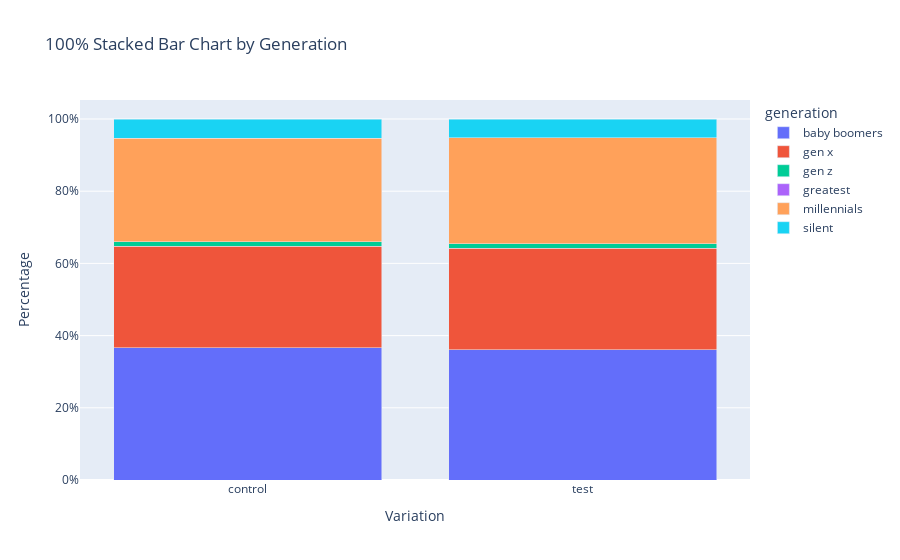
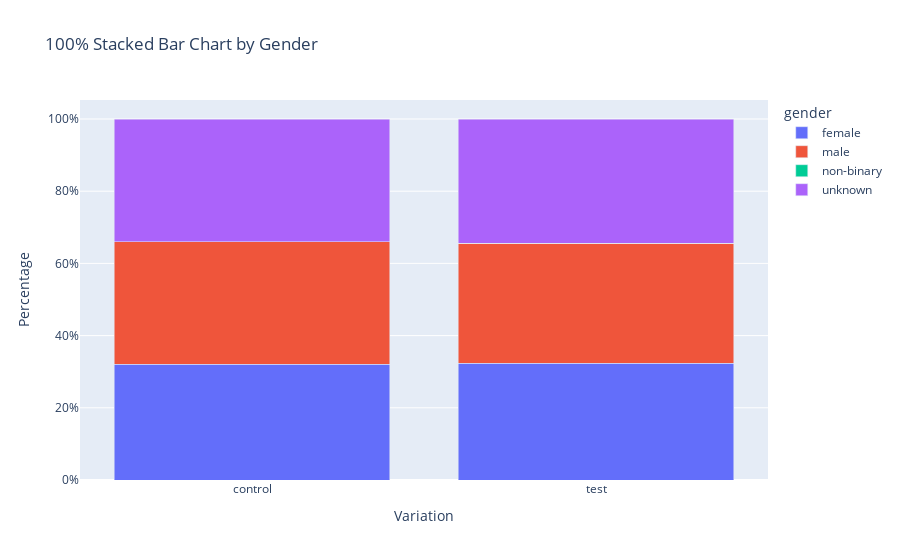
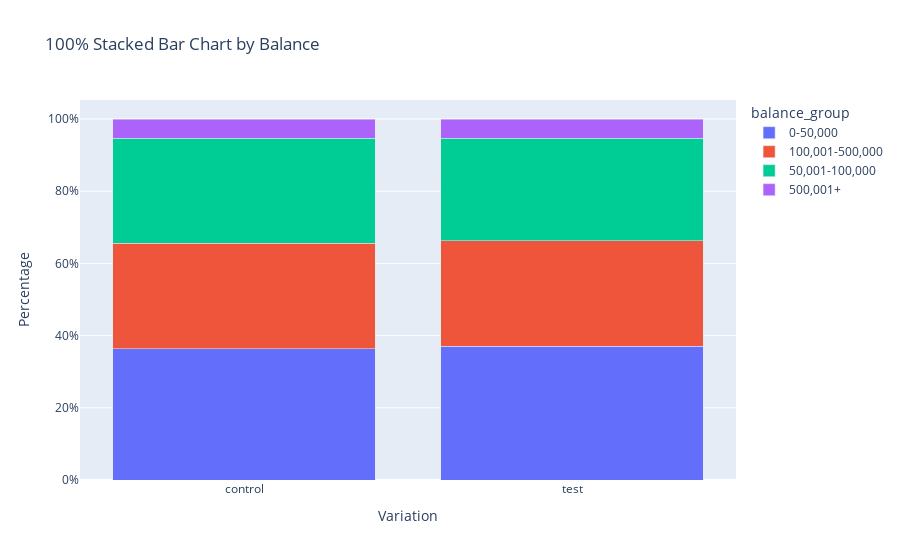
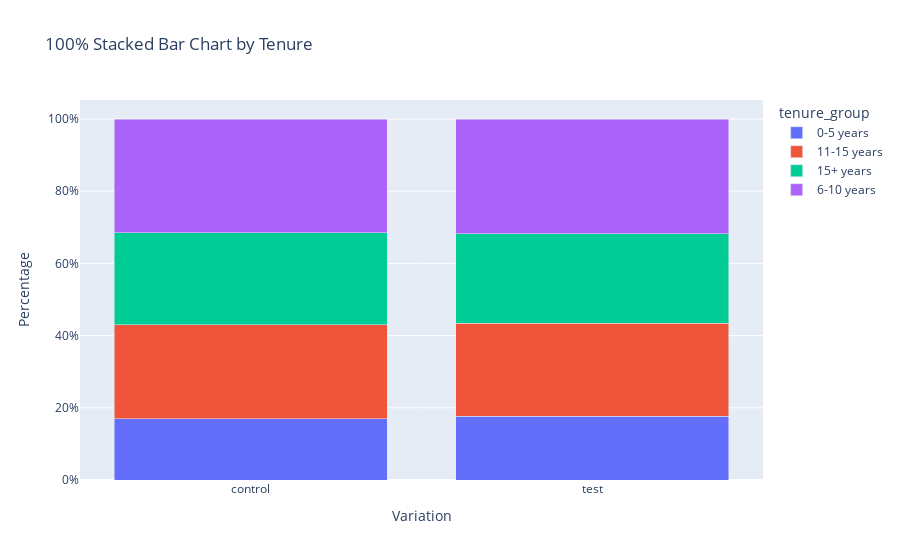

Source (notebook cell) for these figures, in order:
### Code cell
# Define a function to create the 100% stacked bar chart
def create_stacked_bar_chart(crosstab_df, id_var, value_var, title):
    # Convert the crosstab DataFrame to long format
    long_df = crosstab_df.reset_index().melt(id_vars='variation', var_name=id_var, value_name='percentage')

    # Create the 100% stacked bar chart using Plotly Express
    fig = px.bar(
        long_df,
        x='variation',
        y='percentage',
        color=id_var,
        title=title,
        labels={'percentage': 'Percentage', 'variation': 'Variation'},
    )

    # Update layout for better formatting
    fig.update_layout(
        yaxis_tickformat='.0%',
        xaxis=dict(title='Variation'),
        yaxis=dict(title='Percentage'),
        height=400,
        barmode='stack'
    )

    return fig

# Create the charts
generation = create_stacked_bar_chart(var_generation_crosstab, 'generation', 'percentage', '100% Stacked Bar Chart by Generation')
gender = create_stacked_bar_chart(var_gender_crosstab, 'gender', 'percentage', '100% Stacked Bar Chart by Gender')
balance = create_stacked_bar_chart(var_balance_crosstab, 'balance_group', 'percentage', '100% Stacked Bar Chart by Balance')
tenure = create_stacked_bar_chart(var_tenure_crosstab, 'tenure_group', 'percentage', '100% Stacked Bar Chart by Tenure')
call_rate = create_stacked_bar_chart(var_call_crosstab, 'call_rate', 'percentage', '100% Stacked Bar Chart by Call Rate')
online_activity = create_stacked_bar_chart(var_online_crosstab, 'online_activity_level', 'percentage', '100% Stacked Bar Chart by Online Activity')

generation.show()
gender.show()
balance.show()
tenure.show()
call_rate.show()
online_activity.show()


# SUMMARY
# The test and control group are comparable across all categories

### Figure 1 — Plotly figure (JSON) as saved in the notebook; plotly's stock layout.template omitted (floating-point values rounded to 4 significant figures)
{"data": [{"alignmentgroup": "True", "hovertemplate": "generation=baby boomers<br>Variation=%{x}<br>Percentage=%{y}<extra></extra>", "legendgroup": "baby boomers", "marker": {"color": "#636efa", "pattern": {"shape": ""}}, "name": "baby boomers", "offsetgroup": "baby boomers", "orientation": "v", "showlegend": true, "textposition": "auto", "type": "bar", "x": ["control", "test"], "xaxis": "x", "y": [0.3661, 0.3612], "yaxis": "y"}, {"alignmentgroup": "True", "hovertemplate": "generation=gen x<br>Variation=%{x}<br>Percentage=%{y}<extra></extra>", "legendgroup": "gen x", "marker": {"color": "#EF553B", "pattern": {"shape": ""}}, "name": "gen x", "offsetgroup": "gen x", "orientation": "v", "showlegend": true, "textposition": "auto", "type": "bar", "x": ["control", "test"], "xaxis": "x", "y": [0.2816, 0.2804], "yaxis": "y"}, {"alignmentgroup": "True", "hovertemplate": "generation=gen z<br>Variation=%{x}<br>Percentage=%{y}<extra></extra>", "legendgroup": "gen z", "marker": {"color": "#00cc96", "pattern": {"shape": ""}}, "name": "gen z", "offsetgroup": "gen z", "orientation": "v", "showlegend": true, "textposition": "auto", "type": "bar", "x": ["control", "test"], "xaxis": "x", "y": [0.01169, 0.01224], "yaxis": "y"}, {"alignmentgroup": "True", "hovertemplate": "generation=greatest<br>Variation=%{x}<br>Percentage=%{y}<extra></extra>", "legendgroup": "greatest", "marker": {"color": "#ab63fa", "pattern": {"shape": ""}}, "name": "greatest", "offsetgroup": "greatest", "orientation": "v", "showlegend": true, "textposition": "auto", "type": "bar", "x": ["control", "test"], "xaxis": "x", "y": [0.0007651, 0.001039], "yaxis": "y"}, {"alignmentgroup": "True", "hovertemplate": "generation=millennials<br>Variation=%{x}<br>Percentage=%{y}<extra></extra>", "legendgroup": "millennials", "marker": {"color": "#FFA15A", "pattern": {"shape": ""}}, "name": "millennials", "offsetgroup": "millennials", "orientation": "v", "showlegend": true, "textposition": "auto", "type": "bar", "x": ["control", "test"], "xaxis": "x", "y": [0.2862, 0.2935], "yaxis": "y"}, {"alignmentgroup": "True", "hovertemplate": "generation=silent<br>Variation=%{x}<br>Percentage=%{y}<extra></extra>", "legendgroup": "silent", "marker": {"color": "#19d3f3", "pattern": {"shape": ""}}, "name": "silent", "offsetgroup": "silent", "orientation": "v", "showlegend": true, "textposition": "auto", "type": "bar", "x": ["control", "test"], "xaxis": "x", "y": [0.0536, 0.05152], "yaxis": "y"}], "layout": {"autosize": true, "barmode": "stack", "legend": {"title": {"text": "generation"}, "tracegroupgap": 0}, "title": {"text": "100% Stacked Bar Chart by Generation"}, "xaxis": {"anchor": "y", "autorange": true, "domain": [0, 1], "range": [-0.5, 1.5], "title": {"text": "Variation"}, "type": "category"}, "yaxis": {"anchor": "x", "autorange": true, "domain": [0, 1], "range": [0, 1.053], "tickformat": ".0%", "title": {"text": "Percentage"}, "type": "linear"}}}

### Figure 2 — Plotly figure (JSON) as saved in the notebook; plotly's stock layout.template omitted (floating-point values rounded to 4 significant figures)
{"data": [{"alignmentgroup": "True", "hovertemplate": "gender=female<br>Variation=%{x}<br>Percentage=%{y}<extra></extra>", "legendgroup": "female", "marker": {"color": "#636efa", "pattern": {"shape": ""}}, "name": "female", "offsetgroup": "female", "orientation": "v", "showlegend": true, "textposition": "auto", "type": "bar", "x": ["control", "test"], "xaxis": "x", "y": [0.3206, 0.3233], "yaxis": "y"}, {"alignmentgroup": "True", "hovertemplate": "gender=male<br>Variation=%{x}<br>Percentage=%{y}<extra></extra>", "legendgroup": "male", "marker": {"color": "#EF553B", "pattern": {"shape": ""}}, "name": "male", "offsetgroup": "male", "orientation": "v", "showlegend": true, "textposition": "auto", "type": "bar", "x": ["control", "test"], "xaxis": "x", "y": [0.3388, 0.333], "yaxis": "y"}, {"alignmentgroup": "True", "hovertemplate": "gender=non-binary<br>Variation=%{x}<br>Percentage=%{y}<extra></extra>", "legendgroup": "non-binary", "marker": {"color": "#00cc96", "pattern": {"shape": ""}}, "name": "non-binary", "offsetgroup": "non-binary", "orientation": "v", "showlegend": true, "textposition": "auto", "type": "bar", "x": ["control", "test"], "xaxis": "x", "y": [0, 7.418e-05], "yaxis": "y"}, {"alignmentgroup": "True", "hovertemplate": "gender=unknown<br>Variation=%{x}<br>Percentage=%{y}<extra></extra>", "legendgroup": "unknown", "marker": {"color": "#ab63fa", "pattern": {"shape": ""}}, "name": "unknown", "offsetgroup": "unknown", "orientation": "v", "showlegend": true, "textposition": "auto", "type": "bar", "x": ["control", "test"], "xaxis": "x", "y": [0.3406, 0.3437], "yaxis": "y"}], "layout": {"autosize": true, "barmode": "stack", "legend": {"title": {"text": "gender"}, "tracegroupgap": 0}, "title": {"text": "100% Stacked Bar Chart by Gender"}, "xaxis": {"anchor": "y", "autorange": true, "domain": [0, 1], "range": [-0.5, 1.5], "title": {"text": "Variation"}, "type": "category"}, "yaxis": {"anchor": "x", "autorange": true, "domain": [0, 1], "range": [0, 1.053], "tickformat": ".0%", "title": {"text": "Percentage"}, "type": "linear"}}}

### Figure 3 — Plotly figure (JSON) as saved in the notebook; plotly's stock layout.template omitted (floating-point values rounded to 4 significant figures)
{"data": [{"alignmentgroup": "True", "hovertemplate": "balance_group=0-50,000<br>Variation=%{x}<br>Percentage=%{y}<extra></extra>", "legendgroup": "0-50,000", "marker": {"color": "#636efa", "pattern": {"shape": ""}}, "name": "0-50,000", "offsetgroup": "0-50,000", "orientation": "v", "showlegend": true, "textposition": "auto", "type": "bar", "x": ["control", "test"], "xaxis": "x", "y": [0.3632, 0.3709], "yaxis": "y"}, {"alignmentgroup": "True", "hovertemplate": "balance_group=100,001-500,000<br>Variation=%{x}<br>Percentage=%{y}<extra></extra>", "legendgroup": "100,001-500,000", "marker": {"color": "#EF553B", "pattern": {"shape": ""}}, "name": "100,001-500,000", "offsetgroup": "100,001-500,000", "orientation": "v", "showlegend": true, "textposition": "auto", "type": "bar", "x": ["control", "test"], "xaxis": "x", "y": [0.2928, 0.2921], "yaxis": "y"}, {"alignmentgroup": "True", "hovertemplate": "balance_group=50,001-100,000<br>Variation=%{x}<br>Percentage=%{y}<extra></extra>", "legendgroup": "50,001-100,000", "marker": {"color": "#00cc96", "pattern": {"shape": ""}}, "name": "50,001-100,000", "offsetgroup": "50,001-100,000", "orientation": "v", "showlegend": true, "textposition": "auto", "type": "bar", "x": ["control", "test"], "xaxis": "x", "y": [0.2901, 0.2833], "yaxis": "y"}, {"alignmentgroup": "True", "hovertemplate": "balance_group=500,001+<br>Variation=%{x}<br>Percentage=%{y}<extra></extra>", "legendgroup": "500,001+", "marker": {"color": "#ab63fa", "pattern": {"shape": ""}}, "name": "500,001+", "offsetgroup": "500,001+", "orientation": "v", "showlegend": true, "textposition": "auto", "type": "bar", "x": ["control", "test"], "xaxis": "x", "y": [0.05394, 0.05363], "yaxis": "y"}], "layout": {"autosize": true, "barmode": "stack", "legend": {"title": {"text": "balance_group"}, "tracegroupgap": 0}, "title": {"text": "100% Stacked Bar Chart by Balance"}, "xaxis": {"anchor": "y", "autorange": true, "domain": [0, 1], "range": [-0.5, 1.5], "title": {"text": "Variation"}, "type": "category"}, "yaxis": {"anchor": "x", "autorange": true, "domain": [0, 1], "range": [0, 1.053], "tickformat": ".0%", "title": {"text": "Percentage"}, "type": "linear"}}}

### Figure 4 — Plotly figure (JSON) as saved in the notebook; plotly's stock layout.template omitted (floating-point values rounded to 4 significant figures)
{"data": [{"alignmentgroup": "True", "hovertemplate": "tenure_group=0-5 years<br>Variation=%{x}<br>Percentage=%{y}<extra></extra>", "legendgroup": "0-5 years", "marker": {"color": "#636efa", "pattern": {"shape": ""}}, "name": "0-5 years", "offsetgroup": "0-5 years", "orientation": "v", "showlegend": true, "textposition": "auto", "type": "bar", "x": ["control", "test"], "xaxis": "x", "y": [0.1694, 0.1759], "yaxis": "y"}, {"alignmentgroup": "True", "hovertemplate": "tenure_group=11-15 years<br>Variation=%{x}<br>Percentage=%{y}<extra></extra>", "legendgroup": "11-15 years", "marker": {"color": "#EF553B", "pattern": {"shape": ""}}, "name": "11-15 years", "offsetgroup": "11-15 years", "orientation": "v", "showlegend": true, "textposition": "auto", "type": "bar", "x": ["control", "test"], "xaxis": "x", "y": [0.261, 0.2585], "yaxis": "y"}, {"alignmentgroup": "True", "hovertemplate": "tenure_group=15+ years<br>Variation=%{x}<br>Percentage=%{y}<extra></extra>", "legendgroup": "15+ years", "marker": {"color": "#00cc96", "pattern": {"shape": ""}}, "name": "15+ years", "offsetgroup": "15+ years", "orientation": "v", "showlegend": true, "textposition": "auto", "type": "bar", "x": ["control", "test"], "xaxis": "x", "y": [0.2547, 0.2478], "yaxis": "y"}, {"alignmentgroup": "True", "hovertemplate": "tenure_group=6-10 years<br>Variation=%{x}<br>Percentage=%{y}<extra></extra>", "legendgroup": "6-10 years", "marker": {"color": "#ab63fa", "pattern": {"shape": ""}}, "name": "6-10 years", "offsetgroup": "6-10 years", "orientation": "v", "showlegend": true, "textposition": "auto", "type": "bar", "x": ["control", "test"], "xaxis": "x", "y": [0.3149, 0.3178], "yaxis": "y"}], "layout": {"autosize": true, "barmode": "stack", "legend": {"title": {"text": "tenure_group"}, "tracegroupgap": 0}, "title": {"text": "100% Stacked Bar Chart by Tenure"}, "xaxis": {"anchor": "y", "autorange": true, "domain": [0, 1], "range": [-0.5, 1.5], "title": {"text": "Variation"}, "type": "category"}, "yaxis": {"anchor": "x", "autorange": true, "domain": [0, 1], "range": [0, 1.053], "tickformat": ".0%", "title": {"text": "Percentage"}, "type": "linear"}}}
